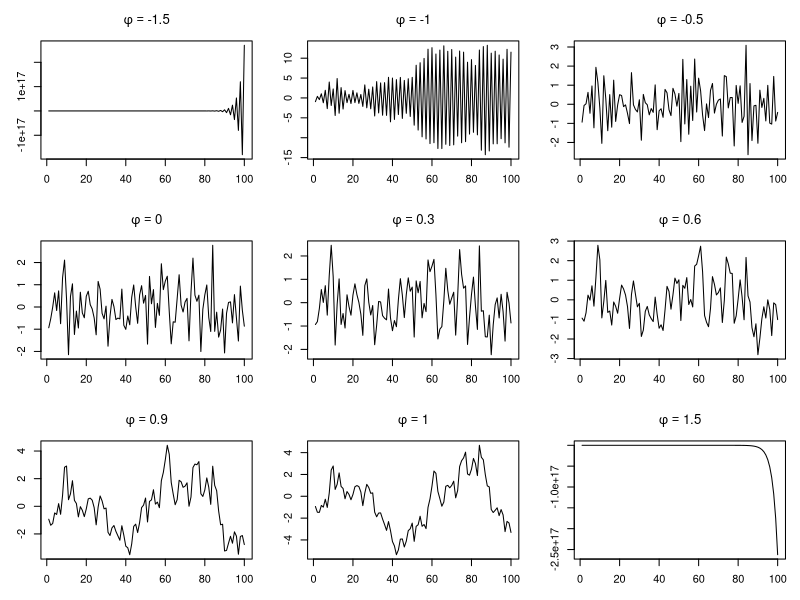
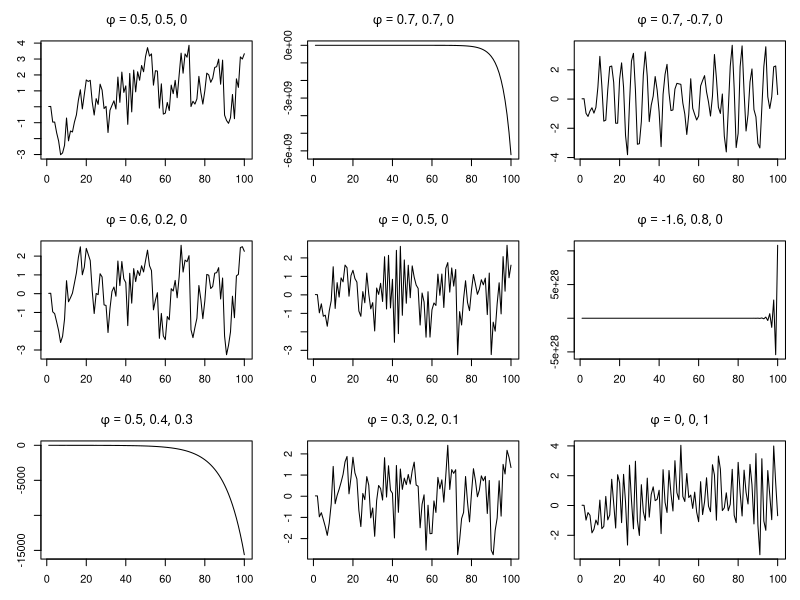
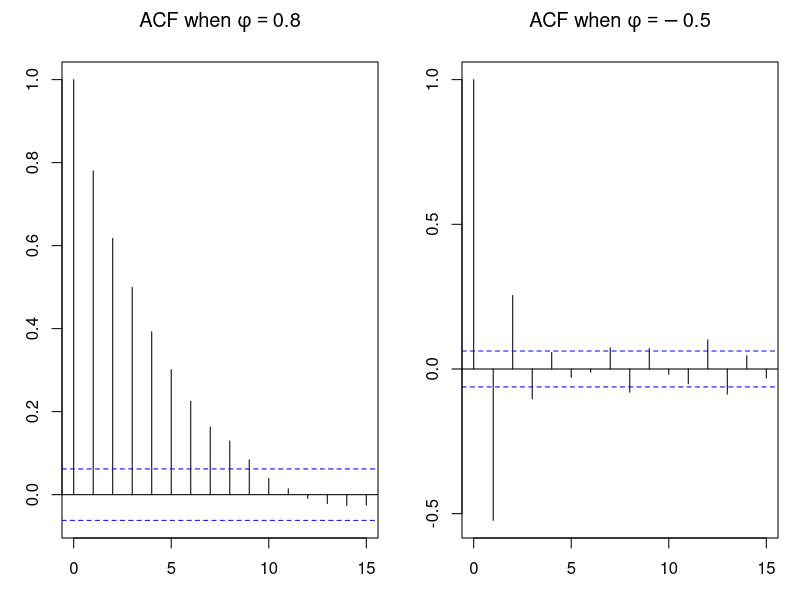
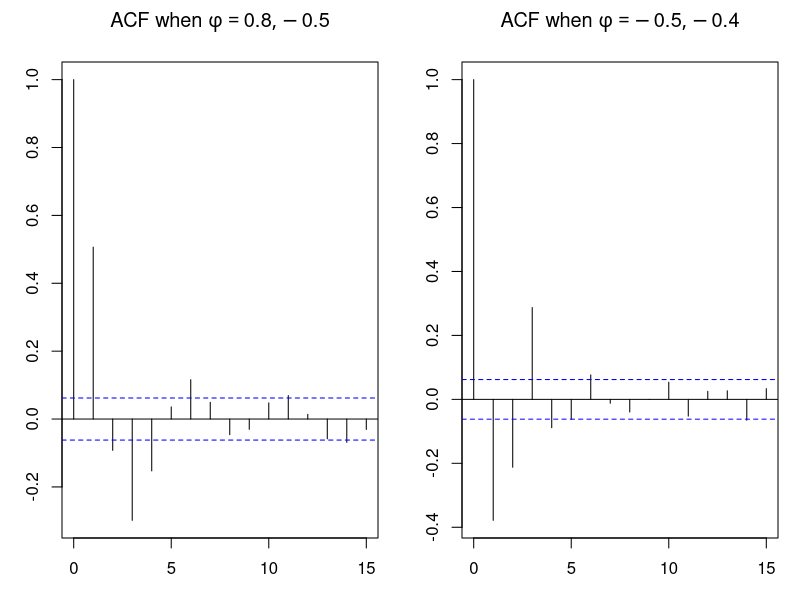
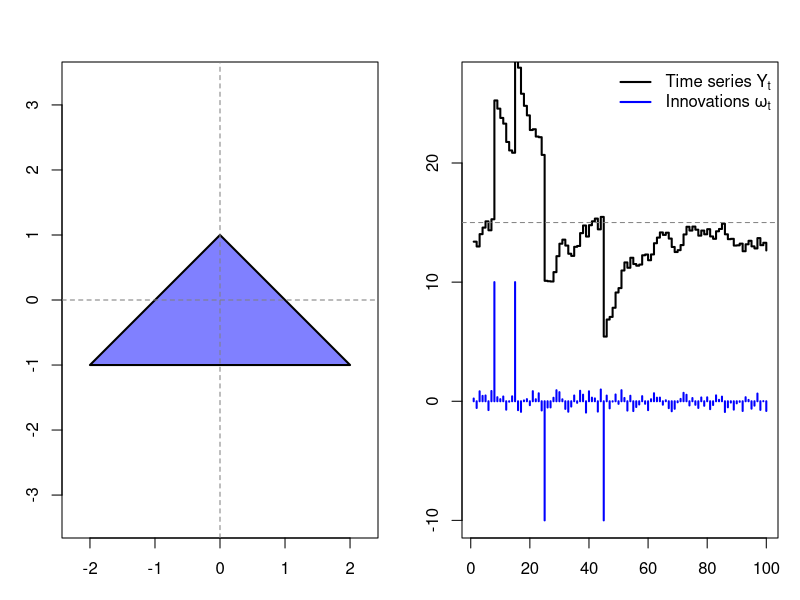

Generate these figures, in order, with R:
## ---- chunk 1
#| code-fold: true
#| fig-cap: "Nine AR(1) processes with the same innovations"
par(mfrow=c(3,3),mar=c(3.1,3.1,3.1,1.1))
set.seed(0106)
w <- rnorm(100)
phivec <- c(-1.5,-1.0,-0.5,0,0.3,0.6,0.9,1.0,1.5)
Y <- t(rep(w[1],9))
for (i in 2:100){Y <- rbind(Y, t(rep(w[i],9)+phivec*Y[i-1,]))}
for (j in 1:9) plot(Y[,j],main=bquote(phi==.(phivec[j])),
                    type='l',xlab=NA,ylab=NA,sub=NA)
## ---- chunk 2
#| code-fold: true
#| fig-cap: "Nine AR(2) and AR(3) processes with the same innovations"
par(mfrow=c(3,3),mar=c(3.1,3.1,3.1,1.1))
set.seed(0107)
w <- rnorm(100)
phi1vec <- c(0.5,0.7, 0.7,0.6,0,  -1.6,0.5,0.3,0)
phi2vec <- c(0.5,0.7,-0.7,0.2,0.5, 0.8,0.4,0.2,0)
phi3vec <- c(0,  0,   0,  0,  0,   0,  0.3,0.1,1)
Y <- t(rep(w[1],9))
Y <- rbind(Y, t(rep(w[2],9)+phi1vec*Y[1,]))
Y <- rbind(Y, t(rep(w[3],9)+phi1vec*Y[2,]+phi2vec*Y[1,]))
for (i in 4:100){Y <- rbind(Y,
  t(rep(w[i],9)+phi1vec*Y[i-1,]+phi2vec*Y[i-2,]+phi3vec*Y[i-3,]))}
for (j in 1:9) plot(Y[,j],main=bquote(
  bold(phi) == list(.(phi1vec[j]),.(phi2vec[j]),.(phi3vec[j]))),
  type='l',xlab=NA,ylab=NA,sub=NA)
## ---- chunk 3
#| code-fold: true
#| fig-cap: "Two AR(1) processes and their ACF plots, 1000 obs each"
par(mfrow=c(1,2),mar=c(3.1,3.1,3.1,1.1))
set.seed(0108)
ar08 <- arima.sim(list(ar=0.8),n=1000)
arneg05 <- arima.sim(list(ar=-0.5),n=1000)

acf(ar08,main=expression(paste('ACF when ',phi == 0.8)),lag.max=15)
acf(arneg05,main=expression(paste('ACF when ',phi == -0.5)),lag.max=15)
## ---- chunk 4
#| code-fold: true
#| fig-cap: "Two AR(2) processes and their ACF plots, 1000 obs each"
par(mfrow=c(1,2),mar=c(3.1,3.1,3.1,1.1))
set.seed(0109)
ar08neg05 <- arima.sim(list(ar=c(0.8,-0.5)),n=1000)
arneg05neg04 <- arima.sim(list(ar=c(-0.5,-0.4)),n=1000)

acf(ar08neg05,main=expression(paste('ACF when ',phi == list(0.8,-0.5))),lag.max=15)
acf(arneg05neg04,main=expression(paste('ACF when ',phi == list(-0.5,-0.4))),lag.max=15)
## ---- chunk 5
#| code-fold: true
#| fig-cap: 'Stationary sets of AR(2) parameters'
plot(c(-2.25,2.25),c(-1.25,1.25),type='n',main=NA,sub=NA,
     ylab=expression(phi[2]),xlab=expression(phi[1]),asp=1)
polygon(x=c(-2,0,2),y=c(-1,1,-1),lty=1,lwd=2,density=-1,col='#0000ff7f')
abline(h=0,v=0,lty=2,col='#7f7f7f')
## ---- chunk 6
#| code-fold: true
#| fig-cap: "Persistence and decay in an AR(1) model"
set.seed(0110)
w <- runif(100,-1,1)
w[8] <- 10; w[15] <- 10; w[25] <- -10; w[45] <- -10;
ar <- arima.sim(list(ar=0.9),n=100,innov=w)
plot(15+ar,type='s',lwd=2,ylim=c(-10,27),ylab=NA)
lines(w,type='h',col='#0000ff',lwd=2)
abline(h=15,lty=2,col='#7f7f7f')
legend(x='topright',lwd=2,col=c('#000000','#0000ff'),bty='n',
       legend=c(expression(paste('Time series ',Y[t])),
                expression(paste('Innovations ',omega[t]))))
